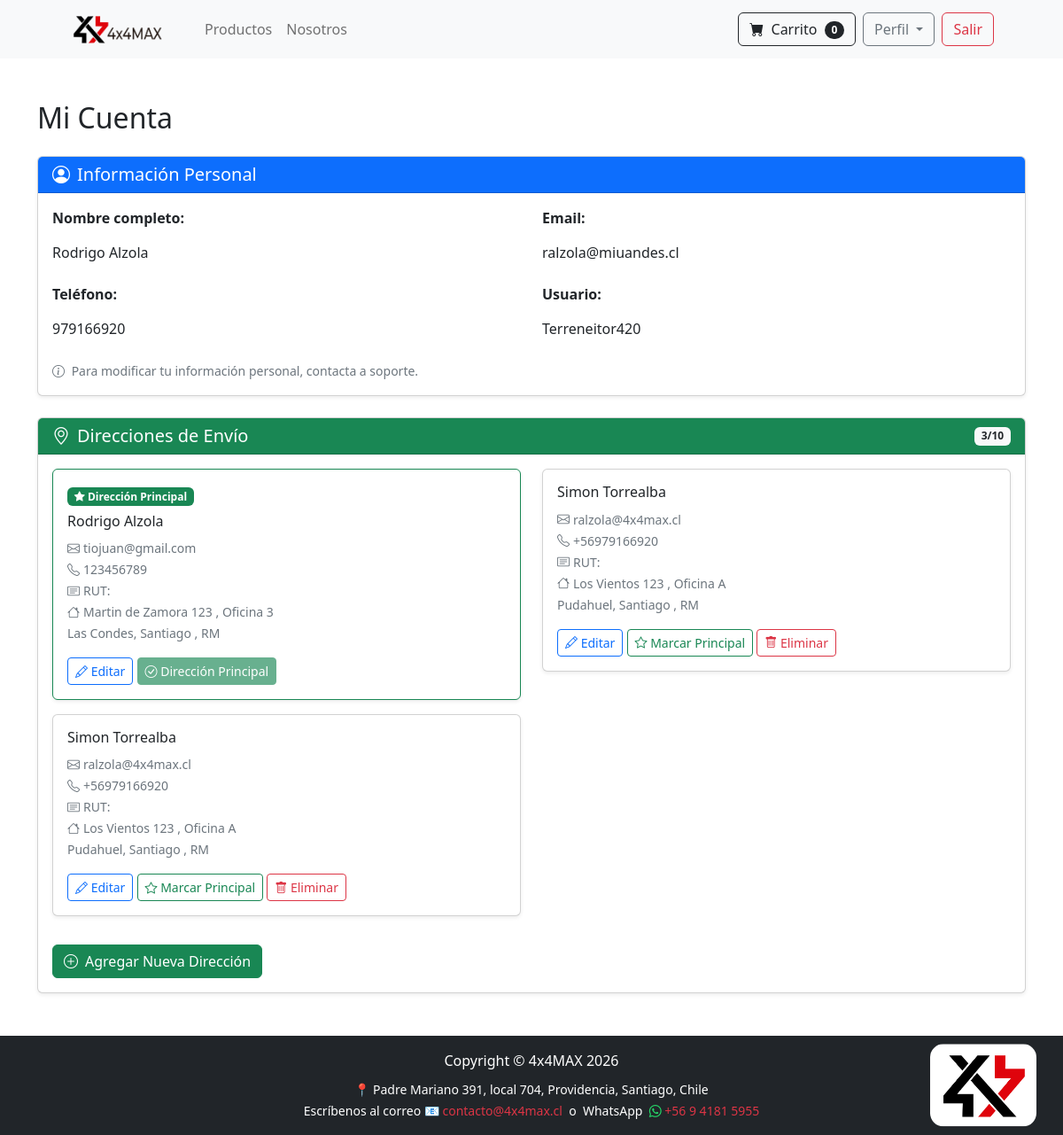
Before: /update_info/ (signed in) with the older database file.
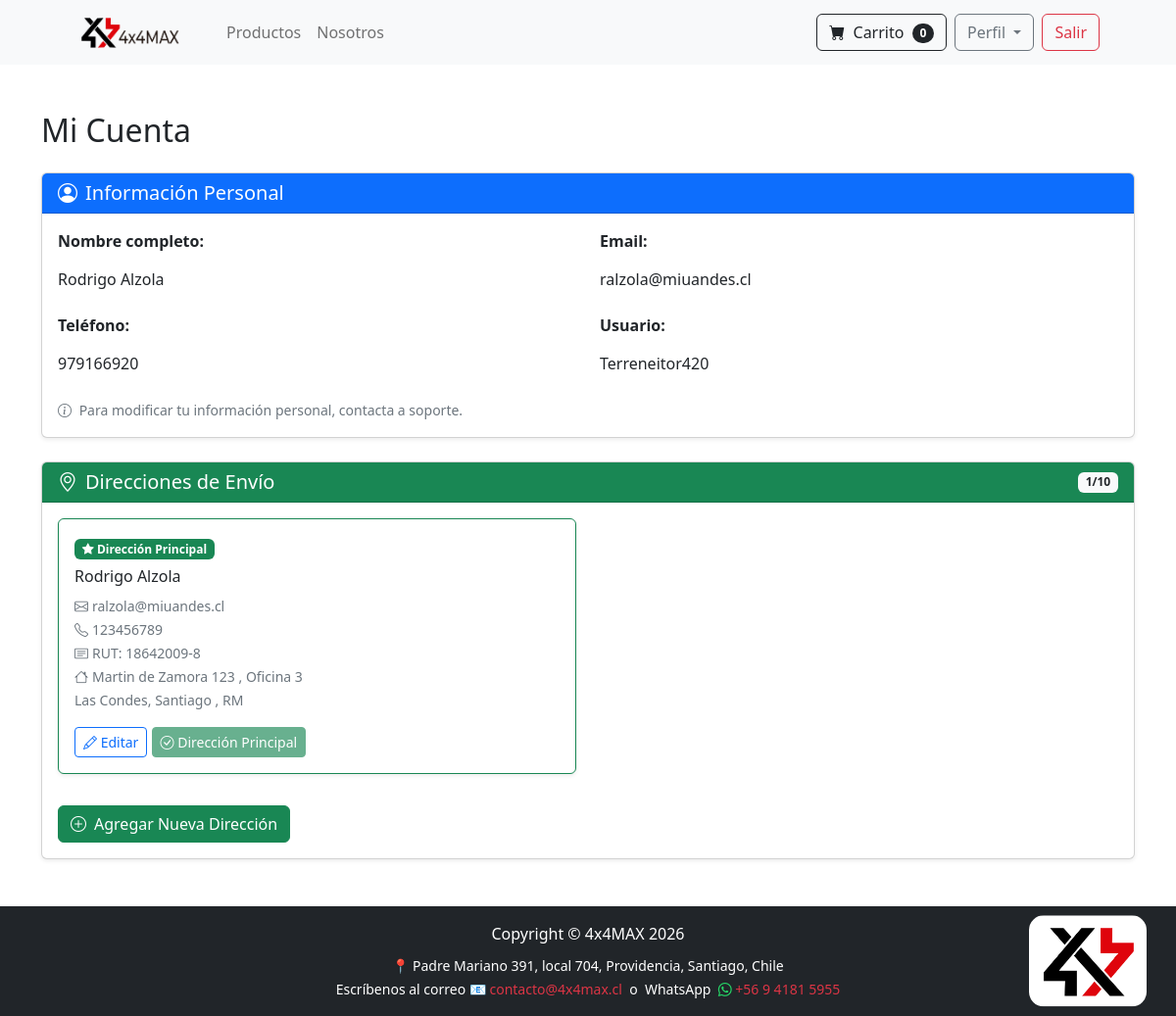
After: the same page with the newer database file.
### payment/models.py (models this page shows, shortened)
class ShippingAddress(models.Model):
    user = models.ForeignKey(User, on_delete=models.CASCADE, related_name='shipping_addresses')
    full_name = models.CharField(max_length=255)
    email = models.EmailField(max_length=255)
    phone = models.CharField(max_length=20)
    id_number = models.CharField(max_length=10, default='', validators=[validar_rut], help_text='Formato: 12345678-9')
    address1 = models.CharField(max_length=255)
    address2 = models.CharField(max_length=255, blank=True, null=True)
    city = models.CharField(max_length=100)
    commune = models.CharField(max_length=100, blank=True, null=True)
    region = models.CharField(max_length=100)
    zipcode = models.CharField(max_length=20, blank=True, null=True)
    country = models.CharField(max_length=100, default='Chile')
    notes = models.TextField(
        blank=True,
        null=True,
        max_length=300,
        verbose_name='Comentarios adicionales',
        help_text='Ej: "Dejar con conserje", "Timbre no funciona", "Casa blanca con reja negra"'
    )
    is_default = models.BooleanField(default=False)
    created_at = models.DateTimeField(auto_now_add=True)
    class Meta:
        ordering = ['-is_default', '-created_at']
        verbose_name_plural = "Shipping Addresses"

### store/views.py (the view, shortened to what this page needs)
# urls.py: path('update_info/', views.update_info, name='update_info'),
@login_required
def update_info(request):
    current_user, created = Profile.objects.get_or_create(user=request.user)
    shipping_addresses = ShippingAddress.objects.filter(user=request.user).order_by('-is_default', '-created_at')
    has_addresses = shipping_addresses.exists()
    MAX_ADDRESSES = 10
    can_add_more = shipping_addresses.count() < MAX_ADDRESSES
    if not has_addresses:
        shipping_form_new = ShippingForm(initial={
            'full_name': current_user.full_name or request.user.get_full_name(),
            'email': current_user.email or request.user.email,
            'phone': current_user.phone,
        })
    else:
        shipping_form_new = ShippingForm()
    return render(request, 'update_info.html', {
        'profile': current_user,
        'shipping_addresses': shipping_addresses,
        'has_addresses': has_addresses,
        'can_add_more': can_add_more,
        'max_addresses': MAX_ADDRESSES,
        'addresses_count': shipping_addresses.count(),
        'shipping_form_new': shipping_form_new,
    })

### cart/cart.py (called while the page is built)
    def __len__(self):
        return len(self.cart)

### cart/context_processor.py (called while the page is built)
def cart(request):
    return {'cart': Cart(request)}

### store/templates/update_info.html (shortened to what the changed rows need)
{% extends 'base.html' %}
{% load static %}
{% block content %}
<div class="container my-5">
    <h2 class="mb-4">Mi Cuenta</h2>
    <div class="card mb-4">
        <div class="card-header bg-success text-white d-flex justify-content-between align-items-center">
            <h5 class="mb-0"><i class="bi bi-geo-alt me-2"></i>Direcciones de Envío</h5>
            <span class="badge bg-light text-dark">{{ addresses_count }}/{{ max_addresses }}</span>
        </div>
        <div class="card-body">
            {% if has_addresses %}
                <div class="row">
                    {% for address in shipping_addresses %}
                    <div class="col-md-6 mb-3">
                        <div class="card {% if address.is_default %}border-success{% endif %}">
                            <div class="card-body">
                                {% if address.is_default %}
                                    <span class="badge bg-success mb-2">
                                        <i class="bi bi-star-fill"></i> Dirección Principal
                                    </span>
                                {% endif %}
                                <h6 class="card-title">{{ address.full_name }}</h6>
                                <p class="card-text mb-1">
                                    <small class="text-muted">
                                        <i class="bi bi-envelope me-1"></i>{{ address.email }}<br>
                                        <i class="bi bi-telephone me-1"></i>{{ address.phone }}<br>
                                        <i class="bi bi-card-text me-1"></i>RUT: {{ address.id_number }}<br>
                                        <i class="bi bi-house me-1"></i>{{ address.address1 }}
                                        {% if address.address2 %}, {{ address.address2 }}{% endif %}<br>
                                        {{ address.commune }}, {{ address.city }}
                                        {% if address.region %}, {{ address.region }}{% endif %}
                                    </small>
                                </p>
                                <div class="mt-3">
                                    <button type="button"
                                            class="btn btn-sm btn-outline-primary"
                                            data-bs-toggle="modal"
                                            data-bs-target="#editModal{{ address.id }}">
                                        <i class="bi bi-pencil"></i> Editar
                                    </button>
                                    {% if not address.is_default %}
                                        <form method="POST" style="display: inline;">
                                            <button type="submit" class="btn btn-sm btn-outline-success">
                                                <i class="bi bi-star"></i> Marcar Principal
                                            </button>
                                        </form>
                                        <form method="POST" style="display: inline;"
                                              onsubmit="return confirm('¿Eliminar esta dirección?')">
                                            <button type="submit" class="btn btn-sm btn-outline-danger">
                                                <i class="bi bi-trash"></i> Eliminar
                                            </button>
                                        </form>
                                    {% else %}
                                        <button class="btn btn-sm btn-success" disabled>
                                            <i class="bi bi-check-circle"></i> Dirección Principal
                                        </button>
                                    {% endif %}
                                </div>
                            </div>
                        </div>
                    </div>
                    {% endfor %}
                </div>
            {% endif %}
        </div>
    </div>
</div>
{% endblock %}

Changed rows visible on the page:
removed ShippingAddress: full_name "Simon Torrealba", email "ralzola@4x4max.cl", phone "+56979166920", address1 "Los Vientos 123", address2 "Oficina A", commune "Pudahuel", city "Santiago", region "RM"
removed ShippingAddress: full_name "Simon Torrealba", email "ralzola@4x4max.cl", phone "+56979166920", address1 "Los Vientos 123", address2 "Oficina A", commune "Pudahuel", city "Santiago", region "RM"
changed ShippingAddress "Rodrigo Alzola": email "tiojuan@gmail.com" → "ralzola@miuandes.cl"; id_number (not shown) → "18642009-8"
Other visible differences:
{{ addresses_count }}: "3" → "1"
